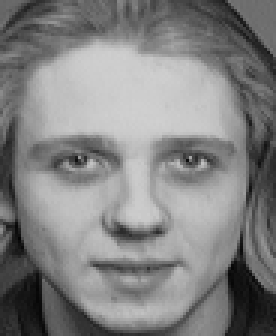
%> input picture Data/att_faces/s12/1.pgm, 92 x 112 px (shown 3 times larger)
$ octave --eval "result = getFacesData;"   (GNU Octave 9; MATLAB toolbox functions it lacks are replaced by stand-ins)
%> lines starting %> are read from the running program, lines starting %| are printed output that depends on the picture
%> in getFacesData, image is the input picture: size 112x92 uint8; min 2, max 208, mean 129.8
### src/MATLAB/ComputeEigenFacesVector.m
function [image1] = ComputeEigenFacesVector(image)

image1 = imresize(image,[50 50]);
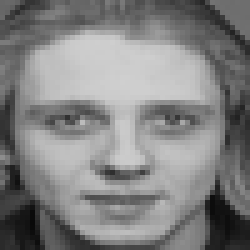
%> image1: size 50x50 uint8 (shown 5 times larger); min 9, max 207, mean 129.8
image1 = image1';
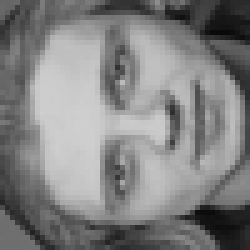
%> image1: size 50x50 uint8 (shown 5 times larger); min 9, max 207, mean 129.8; mean of the top-left, top-right, bottom-left and bottom-right quarters 142.5, 121, 130.1, 125.5
image1 = image1(:);
%> image1 = 2500 values, max 207 at index 775, min 9 at index 2207, mean 129.8

end

### src/MATLAB/getFacesData.m
function [data] = getFacesData()

cd att_faces

for i=1:40

    nextFolder = strcat('s',int2str(i));
    cd(nextFolder)
    image = imread('1.pgm');
    cd ..
    imageV = ComputeEigenFacesVector(image);
%> imageV has the same summary as image1 in ComputeEigenFacesVector
    data(i,:) = imageV;

end

end
